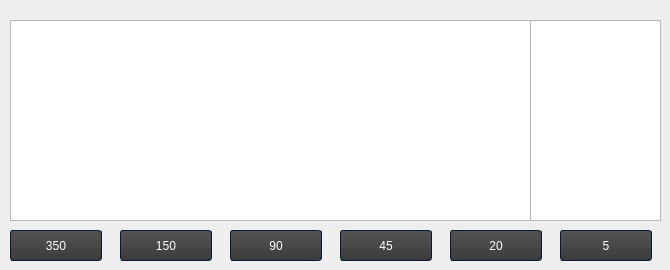
    <widget class="QWidget" name="hiz_graph_tab">
     <attribute name="title">
      <string>Hız Grafiği</string>
     </attribute>
     <widget class="PlotWidget" name="hizPlotAnlik">
      <property name="geometry">
       <rect>
        <x>530</x>
        <y>20</y>
        <width>131</width>
        <height>201</height>
       </rect>
      </property>
     </widget>
     <widget class="PlotWidget" name="hizPlotGecmis">
      <property name="geometry">
       <rect>
        <x>10</x>
        <y>20</y>
        <width>521</width>
        <height>201</height>
       </rect>
      </property>
     </widget>
     <widget class="QPushButton" name="hiz_grafigi_limit_5">
      <property name="geometry">
       <rect>
        <x>560</x>
        <y>230</y>
        <width>92</width>
        <height>31</height>
       </rect>
      </property>
      <property name="styleSheet">
       <string notr="true">/*-----QPushButton-----*/
QPushButton
{
	background-color: qlineargradient(spread:repeat, x1:1, y1:0, x2:1, y2:1, stop:0 rgba(84, 84, 84, 255),stop:1 rgba(59, 59, 59, 255));
	color: #ffffff;
	min-width: 80px;
	border-style: solid;
	border-width: 1px;
	border-radius: 3px;
	border-color: #051a39;
	padding: 5px;

}


QPushButton::flat
{
	background-color: transparent;
	border: none;
	color: #fff;

}


QPushButton::disabled
{
	background-color: #404040;
	color: #656565;
	border-color: #051a39;

}


QPushButton::hover
{
	background-color: rgba(183, 134, 32, 20%);
	border: 1px solid #b78620;

}


QPushButton::pressed
{
	background-color: qlineargradient(spread:repeat, x1:1, y1:0, x2:1, y2:1, stop:0 rgba(74, 74, 74, 255),stop:1 rgba(49, 49, 49, 255));
	border: 1px solid #b78620;

}


QPushButton::checked
{
	background-color: qlineargradient(spread:repeat, x1:1, y1:0, x2:1, y2:1, stop:0 rgba(74, 74, 74, 255),stop:1 rgba(49, 49, 49, 255));
	border: 1px solid #222;

}
</string>
      </property>
      <property name="text">
       <string>5</string>
      </property>
     </widget>
     <widget class="QPushButton" name="hiz_grafigi_limit_20">
      <property name="geometry">
       <rect>
        <x>450</x>
        <y>230</y>
        <width>92</width>
        <height>31</height>
       </rect>
      </property>
      <property name="styleSheet">
       <string notr="true">/*-----QPushButton-----*/
QPushButton
{
	background-color: qlineargradient(spread:repeat, x1:1, y1:0, x2:1, y2:1, stop:0 rgba(84, 84, 84, 255),stop:1 rgba(59, 59, 59, 255));
	color: #ffffff;
	min-width: 80px;
	border-style: solid;
	border-width: 1px;
	border-radius: 3px;
	border-color: #051a39;
	padding: 5px;

}


QPushButton::flat
{
	background-color: transparent;
	border: none;
	color: #fff;

}


QPushButton::disabled
{
	background-color: #404040;
	color: #656565;
	border-color: #051a39;

}


QPushButton::hover
{
	background-color: rgba(183, 134, 32, 20%);
	border: 1px solid #b78620;

}


QPushButton::pressed
{
	background-color: qlineargradient(spread:repeat, x1:1, y1:0, x2:1, y2:1, stop:0 rgba(74, 74, 74, 255),stop:1 rgba(49, 49, 49, 255));
	border: 1px solid #b78620;

}


QPushButton::checked
{
	background-color: qlineargradient(spread:repeat, x1:1, y1:0, x2:1, y2:1, stop:0 rgba(74, 74, 74, 255),stop:1 rgba(49, 49, 49, 255));
	border: 1px solid #222;

}
</string>
      </property>
      <property name="text">
       <string>20</string>
      </property>
     </widget>
     <widget class="QPushButton" name="hiz_grafigi_limit_90">
      <property name="geometry">
       <rect>
        <x>230</x>
        <y>230</y>
        <width>92</width>
        <height>31</height>
       </rect>
      </property>
      <property name="styleSheet">
       <string notr="true">/*-----QPushButton-----*/
QPushButton
{
	background-color: qlineargradient(spread:repeat, x1:1, y1:0, x2:1, y2:1, stop:0 rgba(84, 84, 84, 255),stop:1 rgba(59, 59, 59, 255));
	color: #ffffff;
	min-width: 80px;
	border-style: solid;
	border-width: 1px;
	border-radius: 3px;
	border-color: #051a39;
	padding: 5px;

}


QPushButton::flat
{
	background-color: transparent;
	border: none;
	color: #fff;

}


QPushButton::disabled
{
	background-color: #404040;
	color: #656565;
	border-color: #051a39;

}


QPushButton::hover
{
	background-color: rgba(183, 134, 32, 20%);
	border: 1px solid #b78620;

}


QPushButton::pressed
{
	background-color: qlineargradient(spread:repeat, x1:1, y1:0, x2:1, y2:1, stop:0 rgba(74, 74, 74, 255),stop:1 rgba(49, 49, 49, 255));
	border: 1px solid #b78620;

}


QPushButton::checked
{
	background-color: qlineargradient(spread:repeat, x1:1, y1:0, x2:1, y2:1, stop:0 rgba(74, 74, 74, 255),stop:1 rgba(49, 49, 49, 255));
	border: 1px solid #222;

}
</string>
      </property>
      <property name="text">
       <string>90</string>
      </property>
     </widget>
     <widget class="QPushButton" name="hiz_grafigi_limit_150">
      <property name="geometry">
       <rect>
        <x>120</x>
        <y>230</y>
        <width>92</width>
        <height>31</height>
       </rect>
      </property>
      <property name="styleSheet">
       <string notr="true">/*-----QPushButton-----*/
QPushButton
{
	background-color: qlineargradient(spread:repeat, x1:1, y1:0, x2:1, y2:1, stop:0 rgba(84, 84, 84, 255),stop:1 rgba(59, 59, 59, 255));
	color: #ffffff;
	min-width: 80px;
	border-style: solid;
	border-width: 1px;
	border-radius: 3px;
	border-color: #051a39;
	padding: 5px;

}


QPushButton::flat
{
	background-color: transparent;
	border: none;
	color: #fff;

}


QPushButton::disabled
{
	background-color: #404040;
	color: #656565;
	border-color: #051a39;

}


QPushButton::hover
{
	background-color: rgba(183, 134, 32, 20%);
	border: 1px solid #b78620;

}


QPushButton::pressed
{
	background-color: qlineargradient(spread:repeat, x1:1, y1:0, x2:1, y2:1, stop:0 rgba(74, 74, 74, 255),stop:1 rgba(49, 49, 49, 255));
	border: 1px solid #b78620;

}


QPushButton::checked
{
	background-color: qlineargradient(spread:repeat, x1:1, y1:0, x2:1, y2:1, stop:0 rgba(74, 74, 74, 255),stop:1 rgba(49, 49, 49, 255));
	border: 1px solid #222;

}
</string>
      </property>
      <property name="text">
       <string>150</string>
      </property>
     </widget>
     <widget class="QPushButton" name="hiz_grafigi_limit_350">
      <property name="geometry">
       <rect>
        <x>10</x>
        <y>230</y>
        <width>92</width>
        <height>31</height>
       </rect>
      </property>
      <property name="styleSheet">
       <string notr="true">/*-----QPushButton-----*/
QPushButton
{
	background-color: qlineargradient(spread:repeat, x1:1, y1:0, x2:1, y2:1, stop:0 rgba(84, 84, 84, 255),stop:1 rgba(59, 59, 59, 255));
	color: #ffffff;
	min-width: 80px;
	border-style: solid;
	border-width: 1px;
	border-radius: 3px;
	border-color: #051a39;
	padding: 5px;

}


QPushButton::flat
{
	background-color: transparent;
	border: none;
	color: #fff;

}


QPushButton::disabled
{
	background-color: #404040;
	color: #656565;
	border-color: #051a39;

}


QPushButton::hover
{
	background-color: rgba(183, 134, 32, 20%);
	border: 1px solid #b78620;

}


QPushButton::pressed
{
	background-color: qlineargradient(spread:repeat, x1:1, y1:0, x2:1, y2:1, stop:0 rgba(74, 74, 74, 255),stop:1 rgba(49, 49, 49, 255));
	border: 1px solid #b78620;

}


QPushButton::checked
{
	background-color: qlineargradient(spread:repeat, x1:1, y1:0, x2:1, y2:1, stop:0 rgba(74, 74, 74, 255),stop:1 rgba(49, 49, 49, 255));
	border: 1px solid #222;

}
</string>
      </property>
      <property name="text">
       <string>350</string>
      </property>
     </widget>
     <widget class="QPushButton" name="hiz_grafigi_limit_45">
      <property name="geometry">
       <rect>
        <x>340</x>
        <y>230</y>
        <width>92</width>
        <height>31</height>
       </rect>
      </property>
      <property name="styleSheet">
       <string notr="true">/*-----QPushButton-----*/
QPushButton
{
	background-color: qlineargradient(spread:repeat, x1:1, y1:0, x2:1, y2:1, stop:0 rgba(84, 84, 84, 255),stop:1 rgba(59, 59, 59, 255));
	color: #ffffff;
	min-width: 80px;
	border-style: solid;
	border-width: 1px;
	border-radius: 3px;
	border-color: #051a39;
	padding: 5px;

}


QPushButton::flat
{
	background-color: transparent;
	border: none;
	color: #fff;

}


QPushButton::disabled
{
	background-color: #404040;
	color: #656565;
	border-color: #051a39;

}


QPushButton::hover
{
	background-color: rgba(183, 134, 32, 20%);
	border: 1px solid #b78620;

}


QPushButton::pressed
{
	background-color: qlineargradient(spread:repeat, x1:1, y1:0, x2:1, y2:1, stop:0 rgba(74, 74, 74, 255),stop:1 rgba(49, 49, 49, 255));
	border: 1px solid #b78620;

}


QPushButton::checked
{
	background-color: qlineargradient(spread:repeat, x1:1, y1:0, x2:1, y2:1, stop:0 rgba(74, 74, 74, 255),stop:1 rgba(49, 49, 49, 255));
	border: 1px solid #222;

}
</string>
      </property>
      <property name="text">
       <string>45</string>
      </property>
     </widget>
    </widget>
